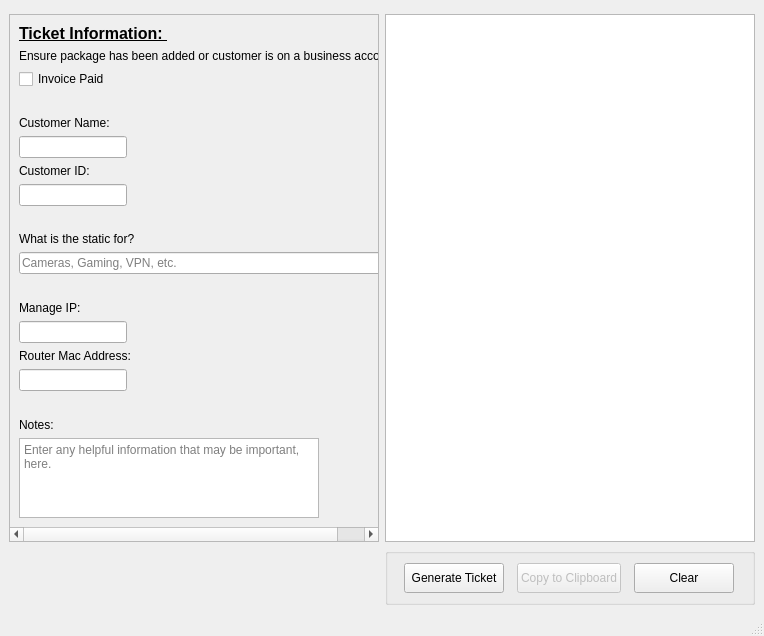
<?xml version="1.0" encoding="UTF-8"?>
<ui version="4.0">
 <class>Network_Static</class>
 <widget class="QMainWindow" name="Network_Static">
  <property name="enabled">
   <bool>true</bool>
  </property>
  <property name="geometry">
   <rect>
    <x>0</x>
    <y>0</y>
    <width>764</width>
    <height>636</height>
   </rect>
  </property>
  <property name="windowTitle">
   <string>Network Escalation Ticket - Static IP</string>
  </property>
  <widget class="QWidget" name="centralwidget">
   <layout class="QGridLayout" name="gridLayout">
    <item row="2" column="2">
     <widget class="QGroupBox" name="Ticket_Buttons">
      <property name="minimumSize">
       <size>
        <width>370</width>
        <height>50</height>
       </size>
      </property>
      <property name="title">
       <string/>
      </property>
      <layout class="QGridLayout" name="gridLayout_2">
       <item row="0" column="2">
        <widget class="QPushButton" name="Copy">
         <property name="enabled">
          <bool>false</bool>
         </property>
         <property name="sizePolicy">
          <sizepolicy hsizetype="Fixed" vsizetype="Fixed">
           <horstretch>0</horstretch>
           <verstretch>0</verstretch>
          </sizepolicy>
         </property>
         <property name="minimumSize">
          <size>
           <width>100</width>
           <height>30</height>
          </size>
         </property>
         <property name="layoutDirection">
          <enum>Qt::LeftToRight</enum>
         </property>
         <property name="autoFillBackground">
          <bool>false</bool>
         </property>
         <property name="text">
          <string>Copy to Clipboard</string>
         </property>
        </widget>
       </item>
       <item row="0" column="3">
        <widget class="QPushButton" name="Clear">
         <property name="sizePolicy">
          <sizepolicy hsizetype="Fixed" vsizetype="Fixed">
           <horstretch>0</horstretch>
           <verstretch>0</verstretch>
          </sizepolicy>
         </property>
         <property name="minimumSize">
          <size>
           <width>100</width>
           <height>30</height>
          </size>
         </property>
         <property name="text">
          <string>Clear</string>
         </property>
        </widget>
       </item>
       <item row="0" column="1">
        <widget class="QPushButton" name="pushButton">
         <property name="sizePolicy">
          <sizepolicy hsizetype="Fixed" vsizetype="Fixed">
           <horstretch>0</horstretch>
           <verstretch>0</verstretch>
          </sizepolicy>
         </property>
         <property name="minimumSize">
          <size>
           <width>100</width>
           <height>30</height>
          </size>
         </property>
         <property name="text">
          <string>Generate Ticket</string>
         </property>
        </widget>
       </item>
      </layout>
     </widget>
    </item>
    <item row="0" column="0">
     <spacer name="verticalSpacer">
      <property name="orientation">
       <enum>Qt::Vertical</enum>
      </property>
      <property name="sizeType">
       <enum>QSizePolicy::Fixed</enum>
      </property>
      <property name="sizeHint" stdset="0">
       <size>
        <width>20</width>
        <height>5</height>
       </size>
      </property>
     </spacer>
    </item>
    <item row="1" column="0">
     <widget class="QScrollArea" name="scrollArea">
      <property name="sizePolicy">
       <sizepolicy hsizetype="Fixed" vsizetype="Expanding">
        <horstretch>0</horstretch>
        <verstretch>0</verstretch>
       </sizepolicy>
      </property>
      <property name="minimumSize">
       <size>
        <width>370</width>
        <height>510</height>
       </size>
      </property>
      <property name="sizeAdjustPolicy">
       <enum>QAbstractScrollArea::AdjustToContents</enum>
      </property>
      <property name="widgetResizable">
       <bool>true</bool>
      </property>
      <widget class="QWidget" name="scrollAreaWidgetContents">
       <property name="geometry">
        <rect>
         <x>0</x>
         <y>0</y>
         <width>363</width>
         <height>553</height>
        </rect>
       </property>
       <layout class="QFormLayout" name="formLayout_2">
        <item row="0" column="0">
         <widget class="QLabel" name="ticketInfo">
          <property name="text">
           <string>&lt;html&gt;&lt;head/&gt;&lt;body&gt;&lt;p&gt;&lt;span style=&quot; font-size:12pt; font-weight:600; text-decoration: underline;&quot;&gt;Ticket Information:           &lt;/span&gt;&lt;/p&gt;&lt;/body&gt;&lt;/html&gt;</string>
          </property>
         </widget>
        </item>
        <item row="12" column="0">
         <widget class="QLabel" name="label_cstname">
          <property name="text">
           <string>Customer Name:</string>
          </property>
         </widget>
        </item>
        <item row="13" column="0">
         <widget class="QLineEdit" name="cstName"/>
        </item>
        <item row="14" column="0">
         <widget class="QLabel" name="label_cstid">
          <property name="text">
           <string>Customer ID:</string>
          </property>
         </widget>
        </item>
        <item row="15" column="0">
         <widget class="QLineEdit" name="cstID"/>
        </item>
        <item row="16" column="0">
         <spacer name="verticalSpacer_6">
          <property name="orientation">
           <enum>Qt::Vertical</enum>
          </property>
          <property name="sizeHint" stdset="0">
           <size>
            <width>20</width>
            <height>20</height>
           </size>
          </property>
         </spacer>
        </item>
        <item row="17" column="0">
         <widget class="QLabel" name="label_purpose">
          <property name="text">
           <string>What is the static for?</string>
          </property>
         </widget>
        </item>
        <item row="18" column="0" colspan="2">
         <widget class="QLineEdit" name="tktPurpose">
          <property name="placeholderText">
           <string>Cameras, Gaming, VPN, etc.</string>
          </property>
         </widget>
        </item>
        <item row="20" column="0">
         <widget class="QLabel" name="label_managed">
          <property name="text">
           <string>Manage IP:</string>
          </property>
         </widget>
        </item>
        <item row="21" column="0">
         <widget class="QLineEdit" name="tktRadioIP"/>
        </item>
        <item row="28" column="0">
         <widget class="QLabel" name="label_routermac">
          <property name="text">
           <string>Router Mac Address:</string>
          </property>
         </widget>
        </item>
        <item row="29" column="0">
         <widget class="QLineEdit" name="tktRouterMAC">
          <property name="placeholderText">
           <string/>
          </property>
         </widget>
        </item>
        <item row="30" column="0">
         <spacer name="verticalSpacer_3">
          <property name="orientation">
           <enum>Qt::Vertical</enum>
          </property>
          <property name="sizeHint" stdset="0">
           <size>
            <width>20</width>
            <height>20</height>
           </size>
          </property>
         </spacer>
        </item>
        <item row="37" column="0">
         <widget class="QLabel" name="label_notes">
          <property name="text">
           <string>Notes:</string>
          </property>
         </widget>
        </item>
        <item row="38" column="0">
         <widget class="QTextEdit" name="tktNotes">
          <property name="enabled">
           <bool>true</bool>
          </property>
          <property name="minimumSize">
           <size>
            <width>300</width>
            <height>80</height>
           </size>
          </property>
          <property name="maximumSize">
           <size>
            <width>16777215</width>
            <height>80</height>
           </size>
          </property>
          <property name="tabChangesFocus">
           <bool>true</bool>
          </property>
          <property name="placeholderText">
           <string>Enter any helpful information that may be important, here.</string>
          </property>
         </widget>
        </item>
        <item row="19" column="0">
         <spacer name="verticalSpacer_2">
          <property name="orientation">
           <enum>Qt::Vertical</enum>
          </property>
          <property name="sizeHint" stdset="0">
           <size>
            <width>20</width>
            <height>20</height>
           </size>
          </property>
         </spacer>
        </item>
        <item row="11" column="0">
         <spacer name="verticalSpacer_4">
          <property name="orientation">
           <enum>Qt::Vertical</enum>
          </property>
          <property name="sizeHint" stdset="0">
           <size>
            <width>20</width>
            <height>20</height>
           </size>
          </property>
         </spacer>
        </item>
        <item row="9" column="0">
         <widget class="QCheckBox" name="cstInvoice">
          <property name="text">
           <string>Invoice Paid</string>
          </property>
         </widget>
        </item>
        <item row="8" column="0">
         <widget class="QLabel" name="label">
          <property name="text">
           <string>Ensure package has been added or customer is on a business account.</string>
          </property>
         </widget>
        </item>
       </layout>
       <zorder>ticketInfo</zorder>
       <zorder>label_notes</zorder>
       <zorder>tktNotes</zorder>
       <zorder>label_cstname</zorder>
       <zorder>cstName</zorder>
       <zorder>verticalSpacer_6</zorder>
       <zorder>tktPurpose</zorder>
       <zorder>label_purpose</zorder>
       <zorder>label_managed</zorder>
       <zorder>tktRadioIP</zorder>
       <zorder>tktRouterMAC</zorder>
       <zorder>label_routermac</zorder>
       <zorder>verticalSpacer_3</zorder>
       <zorder>cstID</zorder>
       <zorder>label_cstid</zorder>
       <zorder>verticalSpacer_2</zorder>
       <zorder>verticalSpacer_4</zorder>
       <zorder>cstInvoice</zorder>
       <zorder>label</zorder>
      </widget>
     </widget>
    </item>
    <item row="1" column="2">
     <widget class="QTextEdit" name="ticketTemplate">
      <property name="sizePolicy">
       <sizepolicy hsizetype="Fixed" vsizetype="Expanding">
        <horstretch>0</horstretch>
        <verstretch>0</verstretch>
       </sizepolicy>
      </property>
      <property name="minimumSize">
       <size>
        <width>370</width>
        <height>0</height>
       </size>
      </property>
     </widget>
    </item>
   </layout>
  </widget>
  <widget class="QMenuBar" name="menubar">
   <property name="geometry">
    <rect>
     <x>0</x>
     <y>0</y>
     <width>764</width>
     <height>21</height>
    </rect>
   </property>
  </widget>
  <widget class="QStatusBar" name="statusbar"/>
 </widget>
 <tabstops>
  <tabstop>scrollArea</tabstop>
  <tabstop>cstInvoice</tabstop>
  <tabstop>cstName</tabstop>
  <tabstop>cstID</tabstop>
  <tabstop>tktPurpose</tabstop>
  <tabstop>tktRadioIP</tabstop>
  <tabstop>tktRouterMAC</tabstop>
  <tabstop>tktNotes</tabstop>
  <tabstop>ticketTemplate</tabstop>
  <tabstop>pushButton</tabstop>
  <tabstop>Copy</tabstop>
  <tabstop>Clear</tabstop>
 </tabstops>
 <resources/>
 <connections/>
</ui>
